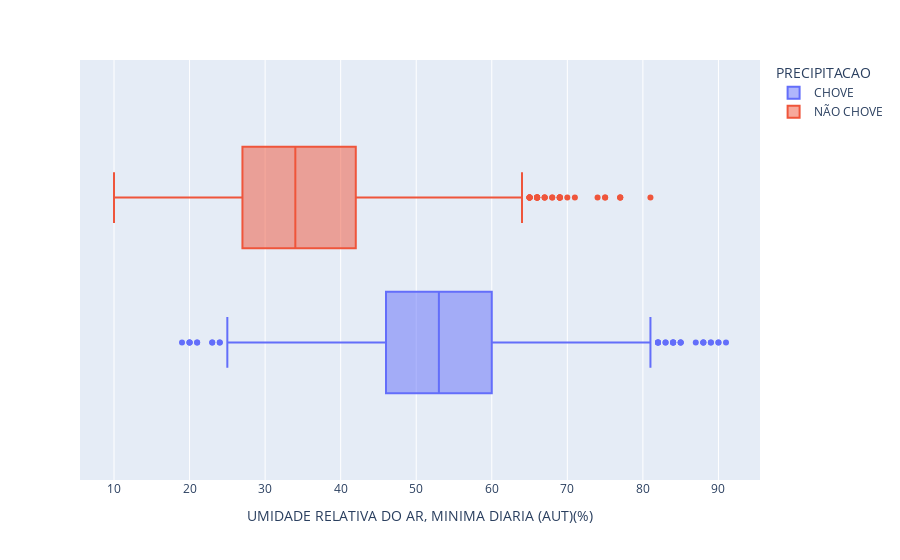

The notebook cell this image was saved under:
### Code cell
# visualizando a distribuição da coluna de UMIDADE RELATIVA DO AR, MINIMA DIARIA (AUT)(%) com base na precipitação
px.box(df, x ='UMIDADE RELATIVA DO AR, MINIMA DIARIA (AUT)(%)', color = 'PRECIPITACAO' )

### Figure 1 — Plotly figure (JSON) as saved in the notebook; plotly's stock layout.template omitted (floating-point values rounded to 4 significant figures; data arrays with more than 128 entries replaced by an {"elided": "..."} marker saying what was removed)
{"data": [{"alignmentgroup": "True", "hovertemplate": "PRECIPITACAO=CHOVE<br>UMIDADE RELATIVA DO AR, MINIMA DIARIA (AUT)(%)=%{x}<extra></extra>", "legendgroup": "CHOVE", "marker": {"color": "#636efa"}, "name": "CHOVE", "notched": false, "offsetgroup": "CHOVE", "orientation": "h", "showlegend": true, "type": "box", "x": {"elided": "2375 int values"}, "x0": " ", "xaxis": "x", "y0": " ", "yaxis": "y"}, {"alignmentgroup": "True", "hovertemplate": "PRECIPITACAO=NÃO CHOVE<br>UMIDADE RELATIVA DO AR, MINIMA DIARIA (AUT)(%)=%{x}<extra></extra>", "legendgroup": "NÃO CHOVE", "marker": {"color": "#EF553B"}, "name": "NÃO CHOVE", "notched": false, "offsetgroup": "NÃO CHOVE", "orientation": "h", "showlegend": true, "type": "box", "x": {"elided": "4167 int values"}, "x0": " ", "xaxis": "x", "y0": " ", "yaxis": "y"}], "layout": {"boxmode": "group", "legend": {"title": {"text": "PRECIPITACAO"}, "tracegroupgap": 0}, "margin": {"t": 60}, "xaxis": {"anchor": "y", "domain": [0, 1], "title": {"text": "UMIDADE RELATIVA DO AR, MINIMA DIARIA (AUT)(%)"}}, "yaxis": {"anchor": "x", "domain": [0, 1]}}}
